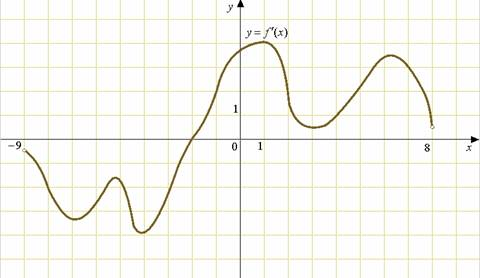
#> input picture tests/pipelines/calculus/fixtures/derivative_level_rasters/6409.jpg, 480 x 278 px
$ python -i polygon_image_masks.py   (imports and definitions only)
#> lines starting #> are read from the running program, lines starting #| are printed output that depends on the picture; after the words box and inside, x2 and y2 are one past the last pixel; in counts of white or black regions, pixels touching at a corner belong together
"""Extract foreground masks and template scale from polygon images."""

import itertools
import re
from pathlib import Path

import cv2
import numpy as np


def contrast_mask(
    gray: np.ndarray,
    quantile: float = 0.97,
    alpha: np.ndarray | None = None,
    min_component_area: int = 20,
    close_px: int = 1,
) -> tuple[np.ndarray, dict]:
    gray = gray.astype(np.uint8)

    blurred = cv2.GaussianBlur(gray, (5, 5), 0)
    local_diff = cv2.absdiff(gray, blurred)
    smooth = cv2.GaussianBlur(local_diff, (3, 3), 0)

    hi = 80
    lo = 40
    edges = cv2.Canny(gray, lo, hi)

    th = float(np.quantile(smooth, quantile))
    mask = (smooth > th).astype(np.uint8) * 255
    mask = cv2.bitwise_or(mask, edges)

    if alpha is not None:
        alpha_mask = (alpha > 0).astype(np.uint8) * 255
        mask = cv2.bitwise_and(mask, alpha_mask)

    if close_px > 0:
        k = cv2.getStructuringElement(
            cv2.MORPH_ELLIPSE, (close_px * 2 + 1, close_px * 2 + 1)
        )
        mask = cv2.morphologyEx(mask, cv2.MORPH_CLOSE, k)

    num, labels, stats, _ = cv2.connectedComponentsWithStats(mask, connectivity=8)
    filtered = np.zeros_like(mask)
    kept = []
    for i in range(1, num):
        area = stats[i, cv2.CC_STAT_AREA]
        if area >= min_component_area:
            c = (labels == i).astype(np.uint8) * 255
            kept.append((area,))
            filtered = cv2.bitwise_or(filtered, c)

    info = {
        "components_kept": len(kept),
        "quantile": quantile,
        "contrast_threshold": th,
        "areas": sorted([a for (a,) in kept], reverse=True),
    }
    return filtered, info


# [228 lines left out: functions infer_cell_size_from_svg, largest_component, alpha_shape_mask, is_grayscale_source, grayscale_shape_mask, opaque_color_shape_mask, not called in this run]

>>> import cv2
>>> picture = cv2.imread('../../../tests/pipelines/calculus/fixtures/derivative_level_rasters/6409.jpg', cv2.IMREAD_GRAYSCALE)
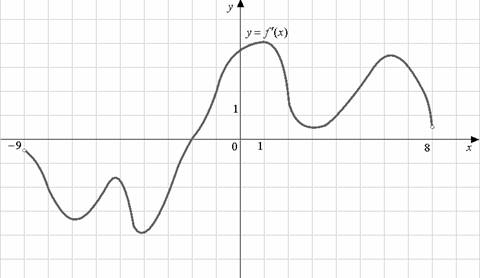
#> picture: shape (278, 480); min 0, max 255, mean 247.6
>>> result = contrast_mask(picture)
#> in contrast_mask, `blurred = cv2.GaussianBlur(gray, (5, 5), 0)`:
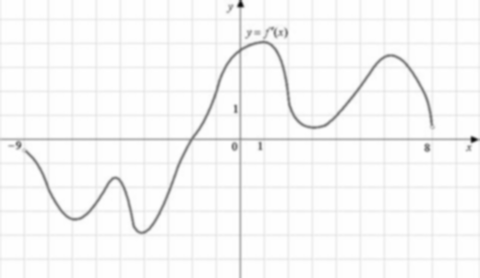
#> blurred: shape (278, 480); min 9, max 255, mean 247.6
#> in contrast_mask, `local_diff = cv2.absdiff(gray, blurred)`:
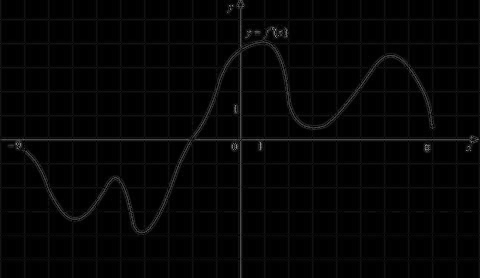
#> local_diff: shape (278, 480); min 0, max 164, mean 4.9
#> in contrast_mask, `edges = cv2.Canny(gray, lo, hi)`:
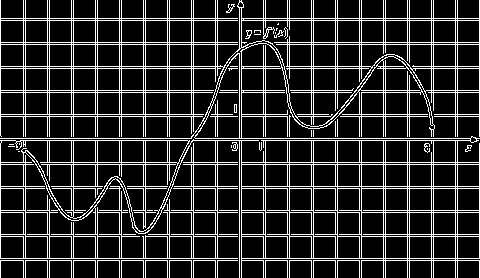
#> edges: shape (278, 480); 16.2% white in thin lines or dots
#> in contrast_mask, `th = float(np.quantile(smooth, quantile))`: th = 31
#> in contrast_mask, `mask = (smooth > th).astype(np.uint8) * 255`: mask: shape (278, 480); 2.9% white in thin lines or dots
#> in contrast_mask, `mask = cv2.bitwise_or(mask, edges)`: mask: shape (278, 480); 17.7% white in thin lines or dots
#> in contrast_mask, `mask = cv2.morphologyEx(mask, cv2.MORPH_CLOSE, k)`:
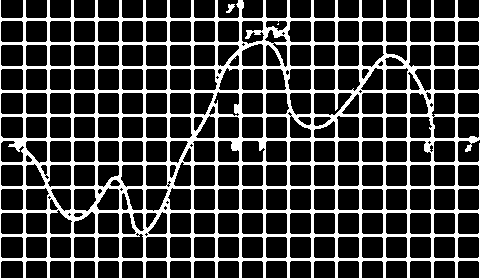
#> mask: shape (278, 480); 25.3% white; 3 white regions (1 under 20 px), largest, box (x1, y1, x2, y2) and area: (0, 0, 480, 278) 33647, (226, 4, 235, 13) 45
#> in contrast_mask, `num, labels, stats, _ = cv2.connectedComponentsWithStats(mask, connect..`:
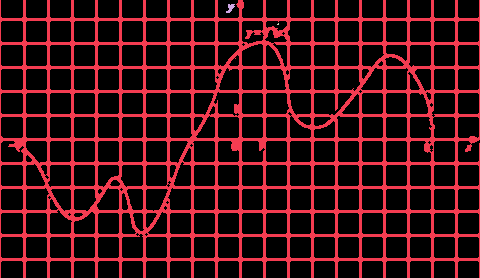
#> labels: shape (278, 480) int32; 4 distinct labels, from 0 to 3; one colour per label, 0 black
#> in contrast_mask, `num, labels, stats, _ = cv2.connectedComponentsWithStats(mask, connect..`: num = 4; stats = [[1, 0, 479, 278, 99745], [0, 0, 480, 278, 33647], [226, 4, 9, 9, 45], [277, 23, 2, 2, 3]]
#> the loop in contrast_mask, `for i in range(1, num):` made 3 passes
#> area on passes 1 to 2: 33647, 45
#> pass 2, in contrast_mask, `c = (labels == i).astype(np.uint8) * 255`:
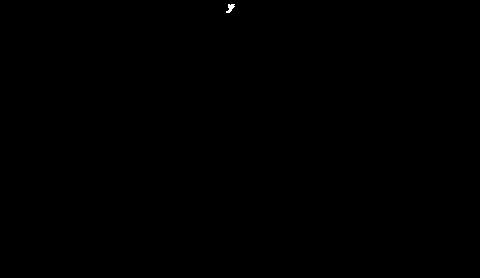
#> c: shape (278, 480); 0.03% white; 1 white region, box (x1, y1, x2, y2) and area: (226, 4, 235, 13) 45
#> after the loop in contrast_mask, `for i in range(1, num):`: kept = [(33647,), (45,)]
#> in contrast_mask, `info = { "components_kept": len(kept), "quantile": quantile, "contrast..`: info = {'components_kept': 2, 'quantile': 0.97, 'contrast_threshold': 31, 'areas': [33647, 45]}

$ run again, on tests/pipelines/calculus/fixtures/derivative_level_rasters/6419.jpg
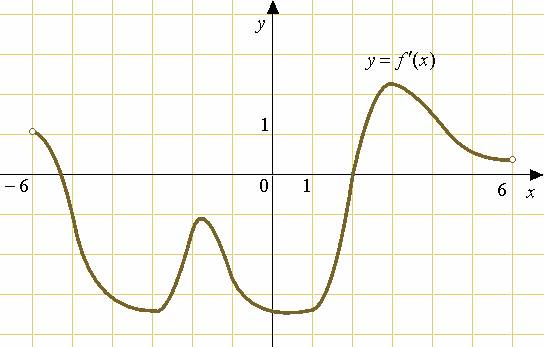
#> input picture tests/pipelines/calculus/fixtures/derivative_level_rasters/6419.jpg, 544 x 347 px
#> in contrast_mask, `edges = cv2.Canny(gray, lo, hi)`:
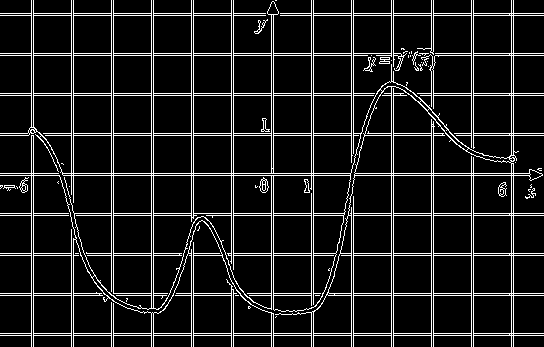
#> edges: shape (347, 544); 10.7% white in thin lines or dots
#> th = 39
#> labels: shape (347, 544) int32; 6 distinct labels, from 0 to 5
#> num = 6; stats = [[0, 0, 544, 347, 157461], [0, 0, 544, 347, 31002], [254, 19, 14, 15, 93], [57, 181, 2, 3, 3], [497, 182, 10, 15, 124], [525, 184, 11, 15, 85]]
#> the loop in contrast_mask, `for i in range(1, num):` made 5 passes
#> area on passes 1, 2, 4, 5: 31002, 93, 124, 85
#> pass 1, in contrast_mask, `c = (labels == i).astype(np.uint8) * 255`:
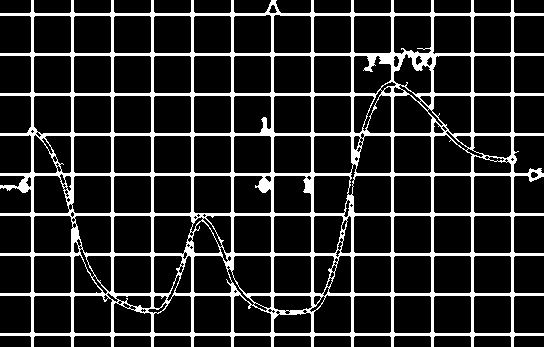
#> c: shape (347, 544); 16.4% white; 1 white region, box (x1, y1, x2, y2) and area: (0, 0, 544, 347) 31002
#> after the loop in contrast_mask, `for i in range(1, num):`: kept = [(31002,), (93,), (124,), (85,)]
#> info = {'components_kept': 4, 'quantile': 0.97, 'contrast_threshold': 39, 'areas': [31002, 124, 93, 85]}

$ run again, on tests/pipelines/calculus/fixtures/derivative_level_rasters/6433.jpg
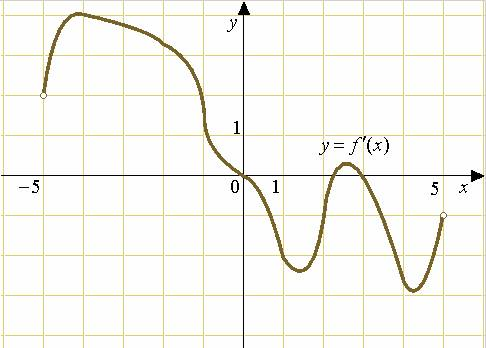
#> input picture tests/pipelines/calculus/fixtures/derivative_level_rasters/6433.jpg, 486 x 348 px
#> in contrast_mask, `edges = cv2.Canny(gray, lo, hi)`:
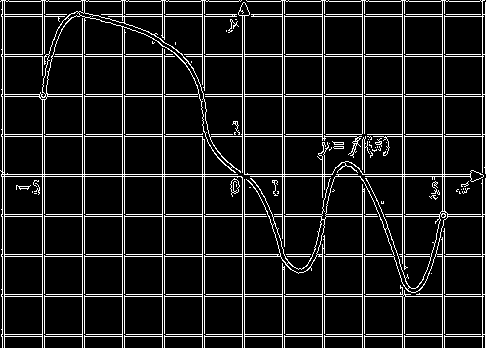
#> edges: shape (348, 486); 11.3% white in thin lines or dots
#> th = 40
#> in contrast_mask, `num, labels, stats, _ = cv2.connectedComponentsWithStats(mask, connect..`:
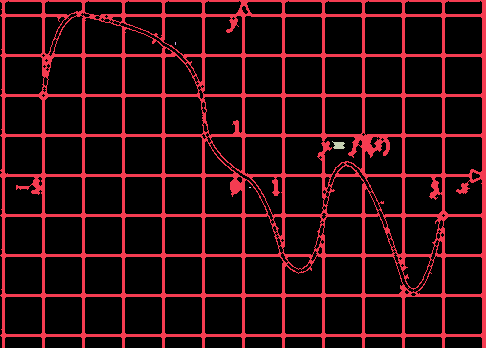
#> labels: shape (348, 486) int32; 5 distinct labels, from 0 to 4; one colour per label, 0 black
#> num = 5; stats = [[0, 1, 482, 347, 138845], [0, 0, 486, 348, 30205], [175, 42, 1, 3, 3], [332, 141, 13, 8, 73], [249, 187, 2, 1, 2]]
#> the loop in contrast_mask, `for i in range(1, num):` made 4 passes
#> area on passes 1, 3: 30205, 73
#> after the loop in contrast_mask, `for i in range(1, num):`: kept = [(30205,), (73,)]
#> info = {'components_kept': 2, 'quantile': 0.97, 'contrast_threshold': 40, 'areas': [30205, 73]}

$ run again, on tests/pipelines/calculus/fixtures/derivative_level_rasters/8589.png
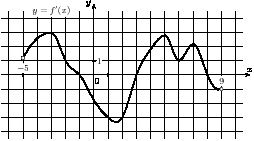
#> input picture tests/pipelines/calculus/fixtures/derivative_level_rasters/8589.png, 254 x 141 px
#> picture is the input picture: shape (141, 254); min 0, max 255, mean 219.3
#> edges: shape (141, 254); 23.5% white in thin lines or dots
#> th = 113
#> in contrast_mask, `mask = cv2.morphologyEx(mask, cv2.MORPH_CLOSE, k)`:
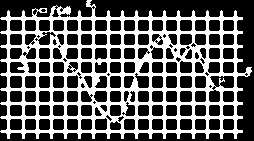
#> mask: shape (141, 254); 36.9% white; 1 white region, box (x1, y1, x2, y2) and area: (0, 0, 252, 139) 13200
#> num = 2; stats = [[0, 0, 254, 141, 22614], [0, 0, 252, 139, 13200]]
#> the loop in contrast_mask, `for i in range(1, num):` made 1 pass
#> area on pass 1: 13200
#> after the loop in contrast_mask, `for i in range(1, num):`: kept = [(13200,)]
#> info = {'components_kept': 1, 'quantile': 0.97, 'contrast_threshold': 113, 'areas': [13200]}
